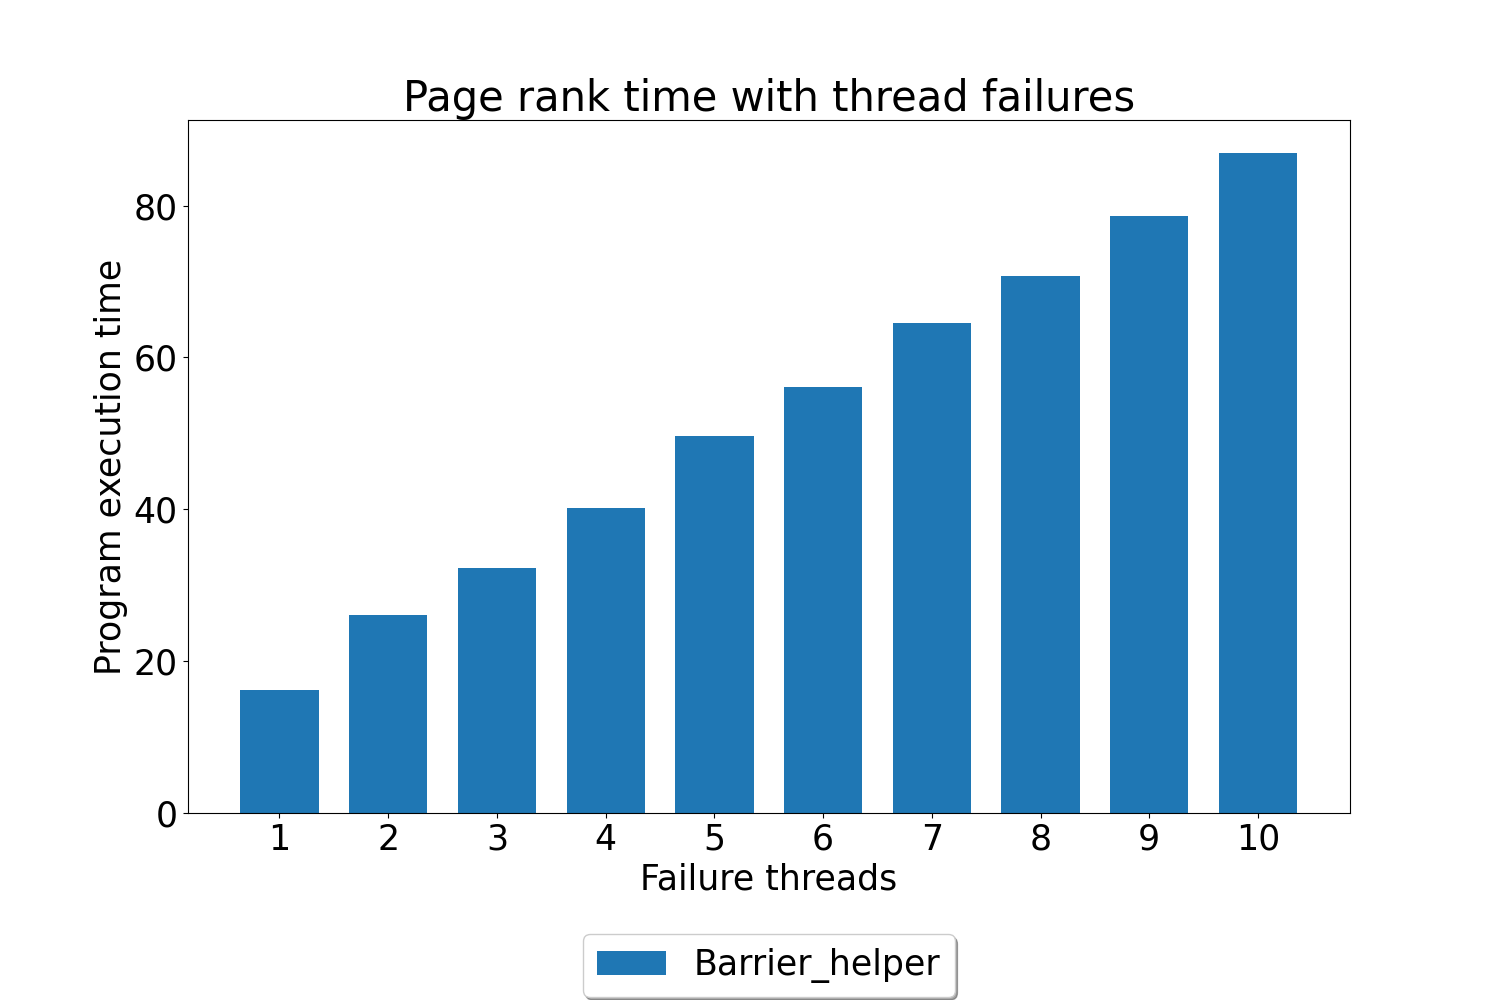

Generate this figure with Python:
import os
import numpy as np
import matplotlib.pyplot as plt

#programs = ["Barrier_helper_td_fail.cpp", "Barrier_helper_KK.cpp"]
programs = ["Barrier_helper_td_fail.cpp"]
program_names = ["Barrier_helper"]
inpt = "70.txt"
thd_fails = [1, 2, 3, 4, 5, 6, 7, 8, 9, 10]
files = os.listdir(".")

plot_data = []
for sz in thd_fails :
    times = []
    seq_time = 0.0
    for program in programs :
        time_val = 0.0
        for count in range(0, 3) :
            file = program[:-4] + "_" + inpt[:-4] + "_thd_32_" + str(count) + "_fail_" + str(sz) + ".txt"
            if file in files :
                first_line=open(file).readline().rstrip()
                time_val += float(first_line)
                break;
            if time_val == 0 :
                print("Error")
                print("File : ", file)
        times.append(float(time_val))
    plot_data.append(times)

dic_data = {}
_data = list(map(list, zip(*plot_data)))
for d in range(len(_data)) :
    dic_data[program_names[d]] = _data[d]

def bar_plot(ax, data, colors=None, total_width=0.8, single_width=1, legend=True):
    # Check if colors where provided, otherwhise use the default color cycle
    if colors is None:
        colors = plt.rcParams['axes.prop_cycle'].by_key()['color']

    # Number of bars per group
    n_bars = len(data)

    # The width of a single bar
    bar_width = total_width / n_bars

    # List containing handles for the drawn bars, used for the legend
    bars = []

    # Iterate over all data
    for i, (name, values) in enumerate(data.items()):
        # The offset in x direction of that bar
        x_offset = (i - n_bars / 2) * bar_width + bar_width / 2

        # Draw a bar for every value of that type
        for x, y in enumerate(values):
            bar = ax.bar(x + x_offset, y, width=bar_width * single_width, color=colors[i % len(colors)])

        # Add a handle to the last drawn bar, which we'll need for the legend
        bars.append(bar[0])

    ax.set_title('Page rank time with thread failures', fontsize=30)
    ax.set_xlabel('Failure threads', fontsize=25)
    ax.set_ylabel('Program execution time', fontsize=25)
    ax.set_xticks(np.arange(len(thd_fails)))
    ax.set_xticklabels([str(x) for x in thd_fails])
    ax.tick_params(axis="x", labelsize=25)
    ax.tick_params(axis="y", labelsize=25)
    # Draw legend if we need
    if legend:
        box = ax.get_position()
        ax.set_position([box.x0, box.y0 + box.height * 0.1, box.width, box.height * 0.9])
        ax.legend(bars, data.keys(), loc="upper center", bbox_to_anchor=(0.5, -0.15), fancybox=True, shadow=True, ncol=6, prop={"size":25})

fig, ax = plt.subplots(figsize=(15,10))
bar_plot(ax, dic_data, total_width=.8, single_width=.9)
plt.savefig("plot_6.png")
